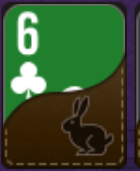
#> input picture python/tests/donnees/pmu_carte_retournee_6c.png, 140 x 171 px; its folder holds only this picture in this run
$ python -i digit_ocr.py   (imports and definitions only)
#> lines starting #> are read from the running program, lines starting #| are printed output that depends on the picture
"""Lecture des montants affichés sur une table — OCR à gabarits.

Même philosophie que le recogniseur de cartes (`card_recognizer`) : une banque
de gabarits, des seuils calés sur mesure, et un REFUS explicite plutôt qu'une
réponse fausse. Un pot mal lu fausse silencieusement tout le conseil qui suit ;
un refus demande simplement de recadrer.

Chaîne
------
1. **Encre** : distance couleur au fond (médiane du pourtour). Travailler sur
   l'écart au fond et non sur la luminosité rend la lecture indépendante de la
   polarité — texte clair sur feutre sombre comme texte sombre sur tapis clair.
2. **Segmentation** : composantes connexes, fusion de celles qui se superposent
   en x (les deux points du « : », le point du « i »), redécoupe des glyphes
   collés, regroupement en lignes puis en mots. Les écarts inter-glyphes sont
   corrigés de la chasse des voisins étroits avant d'être comparés au seuil
   d'espace : sinon un « 1 » laisse derrière lui un blanc d'espace.
3. **Reconnaissance** : corrélation croisée normalisée sur un canevas 10×14,
   plus trois mesures géométriques (largeur, hauteur, position du sommet par
   rapport à la ligne de base), toutes rapportées à la hauteur des chiffres de
   la ligne. Sans ces mesures, « 0 » et « o », « . » et « , » ne se séparent
   pas : le canevas normalisé efface justement la taille et la position.
4. **Assemblage** : le montant est le mot ENTIÈREMENT numérique de la ligne.

Gabarits
--------
Rendus avec PIL à partir des polices d'interface du système (Segoe UI, Arial,
Tahoma, Verdana, en romain et en gras) à douze corps de 9 à 40 px.

Pourquoi pas les glyphes extraits des ressources du client PMU : la planche
qui avait servi d'essai (19 glyphes rouges et en relief, avec les suffixes
K/M/B et les symboles $/€/£) est une police de compteur de jackpot, pas celle
des libellés de table, et elle ne fait pas partie du dépôt — aucun chiffre la
concernant n'est donc rejouable et aucun n'est publié ici. Faute d'une capture
réelle de table pour trancher, la banque est construite sur les polices
système ; `construire_gabarits` permet de la reconstruire sur la fonte exacte
du client, exactement comme `build_templates` pour les cartes.

Ce qui est mesuré
-----------------
Banc synthétique, rejouable par ``pytest tests/test_digit_ocr.py`` : 648 bandes
= 18 montants × 6 formats (« Pot: {} BB », « {} BB », « CALL {} BB »,
« RAISE {} BB », « {} EUR », nombre nu) × 6 corps de 14 à 28 px, tirés sur
6 fonds (feutre vert, bleu nuit, noir, tapis clair, bordeaux, gris sombre),
avec flou gaussien 0 à 0,7 px et bruit gaussien σ 0 à 6. Sauf mention, graine 1
pour les polices de la banque et graine 3 pour les autres.

· polices présentes dans la banque : **99,5 % de montants lus exactement,
  0,00 % de montants faux** ; sur six graines (1, 2, 5, 7, 11, 23), 99,4 à
  99,8 % lus et 0,00 % de faux à chaque fois ;
· `lire_texte` sur la même série (graine 7) : 91,0 % de chaînes rendues à
  l'identique — 590/648 ; les écarts portent sur le libellé, pas sur le
  nombre ;
· polices ABSENTES de la banque (Trebuchet, Calibri, Consolas, Franklin) :
  84,9 % lus, 0,00 % faux ; 84,3 à 85,5 % sur six graines. Le manque vient
  presque entièrement du corps 14, où le garde-fou de hauteur mord (17,6 % lus
  seulement) : sur les corps 16 à 28, ces mêmes polices donnent 99,2 %
  (756 bandes) ;
· coût : 4,0 ms par bande (médiane de trois passes sur les 648 bandes, banque
  déjà construite ; dépend de la machine). Banque de 4 824 gabarits construite
  en 0,61 s dans un processus neuf (0,61 / 0,65 / 0,61 s), 1,08 s si l'on
  compte l'import de numpy, scipy et PIL ; puis mémoïsée.

Le banc reste SYNTHÉTIQUE : pas de compression, pas d'ombre portée, pas de
dégradé de feutre. Il valide la chaîne de lecture, pas la tolérance au bruit
d'un vrai client — d'où le flou et le bruit ajoutés, et le fait que le taux
sur police inconnue soit publié à côté du taux calibré.

Limites assumées (NEMESIS)
--------------------------
· **Deux montants sur la même bande : la valeur rendue, quand il y en a une,
  n'est pas fiable.** Banc de 2 268 bandes portant deux montants voisins
  (18 paires × 3 formats × 6 corps × 7 graines) : avec les polices de la
  banque, 2 rendent une valeur (0,09 %) ; hors banque, 89 (3,92 %). Dans les
  2 268 + 2 268 bandes, aucune valeur INVENTÉE : la valeur rendue est toujours
  l'un des deux montants affichés, l'autre ayant été mal segmenté. C'est la
  correction du défaut le plus grave du module : la règle de recollage
  précédente soudait les deux nombres et fabriquait un montant qui n'était pas
  à l'écran (« 10 1 » → 101,0 à confiance 1,0 ; « 1 2 » → 12,0 sur 42 des
  42 couples police × corps ; « 9,50 4,50 » → 9504,5). Sur les 11 textes qui
  déclenchaient ce défaut × 6 polices × 7 corps, 148/462 rendaient une valeur,
  0/462 aujourd'hui. **Le champ `confiance` ne protège pas de ce reste** : les
  valeurs concernées sortent avec des confiances allant jusqu'à 0,94. À
  l'appelant de cadrer sur UN montant.
· **Hauteur de chiffre minimale : 10 px.** En dessous, la lecture est refusée
  sans être tentée. Mesuré sur 540 bandes de 9 à 13 px : sans ce garde-fou,
  2,96 % de montants FAUX (la virgule est avalée par le chiffre voisin —
  « 4,50 » lu 450, « 6,75 » lu 675) ; avec, 0,00 % de faux pour 91,5 % de
  refus. Le garde-fou ne coûte rien dans le domaine (99,5 % inchangé).
· **Ce module lit une bande de texte, il ne DÉTECTE pas le texte.** Sur
  400 images non textuelles (générateur `_images_non_textuelles` du fichier de
  test, graine 2026), 25 rendent quand même un nombre (6,2 %) : 13/100 pour
  les compositions de formes pleines (un disque ressemble à un « 0 »), 12/100
  pour les dégradés teintés, 0/100 pour le bruit pur et 0/100 pour les barres
  verticales. À l'appelant de viser une zone de texte.
· Le remède à une fonte inconnue est d'AJOUTER la police du client à la
  banque, pas de la remplacer : Calibri passe ainsi de 99,2 % à 100,0 %
  (corps 16-28, 756 bandes), alors qu'une banque réduite à Calibri seule
  retombe à 99,7 % et reste moins robuste que la banque complète.
· **Le « 0,00 % de faux » a une frontière nette : le flou.** Balayé sur
  324 bandes par point (flou 0 à 1,3 px × bruit σ 0 à 18) : jusqu'à 0,7 px de
  flou, 0,00 % de montants faux quel que soit le bruit, polices de la banque
  comme inconnues ; à 1,0 px, 0,62 % (banque) et 3,40 % (inconnues) ; à 1,3 px,
  4,63 % et 8,02 %. Le bruit seul, lui, ne fabrique aucun faux même à σ = 18.
  Une capture plus floue que ~0,7 px sur des chiffres de 16 à 26 px sort du
  domaine où le module tient sa promesse.
· Un séparateur suivi d'exactement trois chiffres est lu comme séparateur de
  milliers (« 1,500 » → 1500) ; un client qui afficherait trois décimales
  serait mal lu — aucun ne le fait pour des blindes.
"""

from __future__ import annotations

import re
from dataclasses import dataclass
from functools import lru_cache
from pathlib import Path

import numpy as np
import numpy.typing as npt
from scipy import ndimage

from pfs.vision.phash import _rgb_array

__all__ = [
    "Gabarits",
    "LectureMontant",
    "construire_gabarits",
    "charger_gabarits",
    "lire_ligne",
    "lire_montant",
    "lire_texte",
    "ALPHABET",
    "HAUTEUR_MIN",
]

# Alphabet complet, et pas seulement les chiffres : c'est ce qui permet à
# « BB », « EUR » ou « Pot: » de ne PAS être pris pour des chiffres. Sans les
# lettres, « B » deviendrait « 8 » et « 1,50 BB » se lirait 15088.
ALPHABET = ("0123456789"
            "ABCDEFGHIJKLMNOPQRSTUVWXYZ"
            "abcdefghijklmnopqrstuvwxyz"
            ".,:%$")
CHIFFRES = "0123456789.,"

# Polices d'interface livrées avec Windows, en romain et en gras : elles
# couvrent l'essentiel de ce qu'un client de poker affiche. Le nombre compte
# autant que la ressemblance — balayé sur le banc : 1 police → 83,0 % de
# lectures pour 5,25 % de montants FAUX, 2 → 85,8 % / 4,32 %, 4 → 95,1 % /
# 0,00 %, 6 → 99,5 % / 0,00 %. Une banque trop pauvre ne refuse pas : elle
# invente, parce que le second candidat est loin et la marge donc large.
POLICES = ("segoeui.ttf", "segoeuib.ttf", "arial.ttf", "arialbd.ttf",
           "tahoma.ttf", "verdanab.ttf")
# Douze corps. Le crénelage d'un glyphe de 8 px et celui du même glyphe à 40 px
# n'ont rien à voir ; un seul corps ne peut pas les couvrir. Balayé sur le banc
# (lectures justes / montants faux, polices de la banque) : 1 corps → 81,0 % /
# 0,93 % ; 3 corps → 98,0 % / 0,00 % ; 6 corps → 99,2 % ; 12 corps → 99,5 %.
CORPS = (9, 10, 11, 12, 13, 15, 17, 20, 24, 28, 34, 40)

_DOSSIERS_POLICES = (
    Path("C:/Windows/Fonts"),
    Path("/usr/share/fonts"),
    Path("/System/Library/Fonts"),
    Path("/Library/Fonts"),
)

# Canevas de comparaison. Balayé (banque / inconnues / coût) : 10×14 →
# 99,5 % / 84,9 % / 4,4 ms ; 12×18 → 99,5 % / 84,7 % / 4,1 ms ; 16×24 →
# 99,5 % / 83,5 % / 4,6 ms ; 20×28 → 99,5 % / 84,7 % / 5,9 ms. La finesse
# n'apporte rien : on garde le plus petit.
CANEVAS = (10, 14)

# Seuil d'encre, en fraction de l'écart maximal au fond. Balayé (polices de la
# banque / polices inconnues) : 0,35 → 99,8 % / 85,0 % ; 0,40 → 99,5 % /
# 84,9 % ; 0,45 → 99,7 % / 84,9 % ; 0,52 → 98,9 % / 84,4 % ; 0,60 → 93,8 % /
# 83,0 % avec 0,15 % de montants faux (les traits fins disparaissent et les
# glyphes se cassent). Le palier 0,35-0,45 tient en 2 bandes sur 648 : la
# valeur retenue en est le centre, elle n'est pas un optimum tranché.
SEUIL_ENCRE = 0.40

# Poids des mesures géométriques dans la distance. Les mettre à zéro, c'est-à-
# dire ne garder que la forme normalisée, ramène 0,15 % de montants FAUX sur
# les polices de la banque et 8,95 % sur les inconnues (« 0 » lu « o », « , »
# lu « . ») : la taille et la position sont de l'information, pas du bruit.
# Balayés (banque / inconnues) : (0 ; 0 ; 0) → 96,8 % / 59,6 % ;
# (0,3 ; 0,5 ; 0,5) → 99,2 % / 83,3 % ; (0,55 ; 0,9 ; 0,9) → 99,5 % / 84,9 % ;
# (0,8 ; 1,4 ; 1,4) → 99,4 % / 84,9 % ; (1,2 ; 2,0 ; 2,0) → 99,2 % / 83,5 %.
POIDS_LARGEUR, POIDS_HAUTEUR, POIDS_SOMMET = 0.55, 0.90, 0.90

# Au-delà de cette largeur (en hauteur de chiffre), une composante est
# suspectée d'être deux glyphes collés et on tente de la redécouper. Balayé
# (banque / inconnues) : ne jamais redécouper → 98,0 % / 79,5 %, soit 1,5 et
# 5,4 points perdus ; redécouper dès 0,80 → 97,8 % / 82,9 % et fait
# réapparaître 0,31 % de montants faux hors banque (les chiffres larges de
# Verdana Bold se cassent) ; 0,95 et 1,10 → 99,5 % / 84,9 % l'un comme l'autre.
LARGEUR_DECOUPE = 0.95

# Espaces. Distributions mesurées sur 7 597 écarts corrigés (1 262 bandes du
# banc où la segmentation rend exactement un glyphe par caractère, polices de
# la banque et polices inconnues) : vrais espaces p1 = 0,368 · p5 = 0,430 ·
# médiane = 0,545 hauteur de chiffre ; simples interlettres p95 = 0,246 ·
# p99 = 0,396 · médiane = 0,131. Les deux populations se chevauchent encore, et
# le réglage est asymétrique EXPRÈS : 0,18 % d'espaces manqués (3/1 672) pour
# 2,46 % de faux espaces (146/5 925). Un espace manqué entre deux montants
# fabrique un nombre qui n'est pas à l'écran ; un faux espace ne coûte qu'un
# refus, ou rien du tout quand la jonction porte un séparateur.
# Balayés (lus banque / bandes à deux montants rendant une valeur sur 324 /
# textes qui fabriquaient un montant sur 462) :
# ABS 0,26 → 97,4 % / 0 / 2 ; 0,30 → 98,6 % / 0 / 0 ; 0,32 → 99,5 % / 0 / 0 ;
#     0,34 → 99,4 % / 1 / 0 ; 0,38 → 98,5 % / 3 / 5 ;
# REL 0,05 et 0,09 → 99,5 % / 0 / 0 ; 0,11 → 99,5 % / 0 / 0 ;
#     0,14 → 99,5 % / 0 / 2 ; 0,20 → 99,7 % / 0 / 6.
ESPACE_ABS, ESPACE_REL = 0.32, 0.11
# Quand AUCUN écart de la ligne n'est sous le seuil absolu, l'interlettre local
# n'est pas estimable et le critère relatif n'a plus de sens : « 1 2 » n'offre
# qu'un seul écart, dont la médiane vaut... lui-même, donc jamais un espace.
# C'est ce trou qui faisait lire « 1 2 » 12,0 à confiance 1,0 (42/42 polices ×
# corps). Dans ce cas le seuil absolu décide seul, mais relevé. Balayé (mêmes
# colonnes) : 0,38 / 0,42 / 0,45 → 99,5 % / 0 / 0, indiscernables ; 0,50 →
# 99,5 % / 0 / 12 ; 0,60 → 53 ; 0,75 → 85, tous des « 10 1 » resoudés.
ESPACE_SEUL = 0.45
# Correction de chasse. L'écart est mesuré d'encre à encre : après un glyphe
# étroit (« 1 »), il est gonflé des approches que la fonte lui réserve, et un
# « 10 » se fend en « 1 » + « 0 ». On retranche donc une fraction du déficit de
# chasse de chaque voisin PLEINE HAUTEUR (les « , » et « : », courts et étroits,
# sont exclus : les compenser mangeait les vrais espaces de « Pot: 1,50 BB »).
# Largeur d'encre d'un chiffre autre que « 1 » : médiane 0,733 hauteur de
# chiffre (p5 0,648) sur la banque, 0,750 hors banque ; « 1 » : 0,500.
# Balayés (mêmes colonnes) : COMP 0,00 → 97,4 % / 0 / 2 ; 0,10 → 98,8 % / 0 / 1 ;
# 0,15 → 99,5 % / 0 / 0 ; 0,20 → 99,5 % / 1 / 0 ; 0,25 → 99,2 % / 3 / 3 ;
# 0,50 → 92,3 % / 27 / 42. PLEINE 0,60 → 97,5 % ; 0,66 → 98,8 % ; 0,73 →
# 99,5 % ; 0,80 → 99,4 % / 1 / 3 ; 0,90 → 98,9 % / 2 / 12. Trop corriger soude
# les nombres voisins, pas assez fend les « 10 ».
COMP_CHASSE, CHASSE_PLEINE = 0.15, 0.73

# Un glyphe est « numérique » si le meilleur gabarit chiffre n'est pas plus
# mauvais que le meilleur gabarit toutes classes confondues. Mesuré : pour un
# vrai chiffre cet écart vaut exactement 0 ; pour une lettre il vaut 0,37 en
# médiane, et seulement 0,11 au 5e centile. Une tolérance large fait donc
# passer les lettres pour des chiffres et rend toute la ligne ambiguë —
# balayé (banque / inconnues) : 0,00 → 99,5 % / 83,5 % ; 0,02 → 99,5 % /
# 84,9 % ; 0,10 → 98,1 % / 80,7 % ; 0,30 → 48,3 % / 34,7 %, avec le retour de
# montants faux hors banque (0,62 %).
TOL_NUMERIQUE = 0.02

# Marge minimale avec le deuxième chiffre candidat, et distance absolue
# maximale. Balayés conjointement contre les 400 images non textuelles du
# fichier de test (banque / inconnues / images non textuelles acceptées) :
# (0,00 ; 1,00) → 99,5 % / 84,9 % / 37 ; (0,02 ; 0,80) → 99,5 % / 84,9 % / 25 ;
# (0,05 ; 0,70) → 98,1 % / 84,4 % / 20 ; (0,10 ; 0,65) → 96,9 % / 80,4 % / 17 ;
# (0,20 ; 0,60) → 79,3 % / 51,4 % / 15 ; (0,30 ; 0,55) → 39,0 % / 16,4 % / 4.
# Le couple retenu est au coude : serrer davantage coûte bien plus de lectures
# que ça n'écarte de formes qui ne sont pas du texte.
MARGE_MIN = 0.02
DISTANCE_MAX = 0.80

# Hauteur de chiffre en dessous de laquelle on refuse de lire (cf. docstring).
HAUTEUR_MIN = 10.0


@dataclass(frozen=True, slots=True)
class Gabarits:
    """Banque de gabarits de caractères prête à comparer.

    Attributes
    ----------
    caracteres : ndarray of str
        Le caractère de chaque gabarit.
    vecteurs : ndarray, shape (n, l*h)
        Imagette normalisée (moyenne nulle, norme 1) — la corrélation croisée
        se réduit alors à un produit scalaire.
    geometrie : ndarray, shape (n, 3)
        Largeur, hauteur et position du sommet, rapportées à la hauteur des
        chiffres de la police.
    classes : ndarray of int
        Indice de classe (un même caractère rendu par plusieurs polices partage
        sa classe) — sert à calculer la marge avec un caractère DIFFÉRENT.
    numerique : ndarray of bool
        Gabarits dont le caractère est un chiffre ou un séparateur.
    """

    caracteres: npt.NDArray[np.str_]
    vecteurs: npt.NDArray[np.float64]
    geometrie: npt.NDArray[np.float64]
    classes: npt.NDArray[np.int64]
    numerique: npt.NDArray[np.bool_]

    def __len__(self) -> int:
        return int(self.caracteres.size)


@dataclass(frozen=True, slots=True)
class LectureMontant:
    """Ce qu'une bande de texte a donné.

    Attributes
    ----------
    valeur : float or None
        Le montant, ou ``None`` si la lecture est refusée.
    texte : str
        Le texte reconnu, lignes séparées par des retours à la ligne.
    hauteur : float
        Hauteur des chiffres en pixels (0 si rien n'a été segmenté).
    confiance : float
        Dans [0, 1], tirée de la marge du glyphe le moins sûr du nombre.
    refus : str or None
        Motif du refus, en clair, pour le diagnostic.
    """

    valeur: float | None
    texte: str
    hauteur: float
    confiance: float
    refus: str | None

    @property
    def acceptee(self) -> bool:
        return self.valeur is not None


# ------------------------------------------------------------------ gabarits
def _chemin_police(nom: str) -> Path | None:
    """Retrouve un fichier de police par son nom de fichier."""
    p = Path(nom)
    if p.is_file():
        return p
    for d in _DOSSIERS_POLICES:
        if not d.is_dir():
            continue
        direct = d / nom
        if direct.is_file():
            return direct
        for f in d.rglob(nom):
            return f
    return None


# [41 lines left out: functions _rendre_glyphe, _vecteur, not called in this run]


def construire_gabarits(polices: tuple[str, ...] = POLICES,
                        corps: tuple[int, ...] = CORPS) -> Gabarits:
    """Rend l'alphabet avec chaque police à chaque corps demandé.

    Parameters
    ----------
    polices : tuple of str
        Noms de fichiers (« arial.ttf ») ou chemins complets. Les polices
        introuvables sont ignorées ; il en faut au moins une.
    corps : tuple of int
        Corps de rendu en pixels.

    Returns
    -------
    Gabarits
        Banque prête à comparer.

    Raises
    ------
    FileNotFoundError
        Si aucune des polices demandées n'est installée.
    """
    from PIL import ImageFont

    chemins = [c for c in (_chemin_police(n) for n in polices) if c is not None]
    if not chemins:
        raise FileNotFoundError(
            "aucune police système trouvée parmi "
            f"{', '.join(polices)} — passer un chemin explicite à "
            "construire_gabarits(polices=...)")

    cars: list[str] = []
    vecs: list[npt.NDArray[np.float64]] = []
    geos: list[tuple[float, float, float]] = []
    for chemin in chemins:
        for taille in corps:
            police = ImageFont.truetype(str(chemin), taille)
            rendus = {c: _rendre_glyphe(police, c) for c in ALPHABET}
            chiffres = [r for c, r in rendus.items() if c.isdigit() and r]
            if not chiffres:
                continue
            # Référence de la police : hauteur et ligne de base des CHIFFRES.
            # C'est la seule grandeur stable d'une ligne à l'autre — une ligne
            # sans majuscule ni jambage garde ses chiffres.
            ref = float(np.median([r[2] for r in chiffres]))
            base = float(np.median([r[4] for r in chiffres]))
            for c, r in rendus.items():
                if r is None:
                    continue
                imagette, larg, haut, sommet, _ = r
                cars.append(c)
                vecs.append(_vecteur(imagette))
                geos.append((larg / ref, haut / ref, (base - sommet) / ref))

    caracteres = np.array(cars)
    _, classes = np.unique(caracteres, return_inverse=True)
    return Gabarits(
        caracteres=caracteres,
        vecteurs=np.array(vecs, dtype=np.float64),
        geometrie=np.array(geos, dtype=np.float64),
        classes=classes.astype(np.int64),
        numerique=np.isin(caracteres, list(CHIFFRES)),
    )


@lru_cache(maxsize=1)
def charger_gabarits() -> Gabarits:
    """Banque par défaut, construite une fois par processus (0,61 s mesuré)."""
    return construire_gabarits()


# -------------------------------------------------------------- segmentation
# [159 lines left out: functions _encre, _composantes, _fusionner_colonnes, _grouper_lignes, _reference, _redecouper and 1 more, not called in this run]


# ------------------------------------------------------------ reconnaissance
@dataclass(frozen=True, slots=True)
class _Glyphe:
    """Un caractère segmenté et ses deux lectures : libre et forcée numérique."""

    caractere: str
    distance: float
    espace: bool
    car_num: str
    distance_num: float
    marge_num: float


# [150 lines left out: functions _lire_glyphe, _analyser, _rendu, _mots_numeriques, _valeur, not called in this run]


def lire_ligne(image, gabarits: Gabarits | None = None) -> LectureMontant:
    """Lit une bande de texte : le texte, le montant, et le motif de refus.

    Parameters
    ----------
    image : str, PIL.Image or numpy.ndarray
        Bande de texte découpée dans une capture (le libellé et l'unité
        peuvent y figurer : « Pot: 1,50 BB »).
    gabarits : Gabarits, optional
        Banque à utiliser (défaut : celle construite sur les polices système).

    Returns
    -------
    LectureMontant
        ``valeur`` vaut ``None`` dès qu'un doute subsiste ; ``refus`` dit
        lequel.
    """
    g = gabarits if gabarits is not None else charger_gabarits()
    lignes = _analyser(image, g)
    if not lignes:
        return LectureMontant(None, "", 0.0, 0.0, "aucun texte")

    texte = _rendu(lignes)
    hauteur = max(h for h, _ in lignes)
    if hauteur < HAUTEUR_MIN:
        return LectureMontant(None, texte, hauteur, 0.0,
                              f"chiffres de {hauteur:.0f} px "
                              f"(minimum {HAUTEUR_MIN:.0f})")

    mots, douteux = _mots_numeriques(lignes)
    if not mots:
        return LectureMontant(None, texte, hauteur, 0.0, "aucun nombre")
    if len(mots) > 1:
        return LectureMontant(None, texte, hauteur, 0.0,
                              f"{len(mots)} nombres — lequel ?")
    if douteux:
        return LectureMontant(None, texte, hauteur, 0.0, "découpage douteux")

    mot = mots[0]
    marge = min(g.marge_num for g in mot)
    # Échelle de confiance : la marge médiane d'une lecture juste vaut 0,28 sur
    # le banc, donc 0,30 place une lecture ordinaire à 1,0 et ne laisse une
    # confiance basse qu'aux chiffres réellement serrés.
    confiance = round(max(0.0, min(1.0, marge / 0.30)), 3)
    if marge < MARGE_MIN:
        return LectureMontant(None, texte, hauteur, confiance, "chiffre ambigu")
    if max(g.distance_num for g in mot) > DISTANCE_MAX:
        return LectureMontant(None, texte, hauteur, confiance,
                              "glyphe trop éloigné des gabarits")

    valeur = _valeur("".join(g.car_num for g in mot))
    if valeur is None:
        return LectureMontant(None, texte, hauteur, confiance,
                              "nombre non interprétable")
    return LectureMontant(valeur, texte, hauteur, confiance, None)


# [30 lines left out: functions lire_montant, lire_texte, not called in this run]

>>> import cv2
>>> picture = cv2.imread('../../tests/donnees/pmu_carte_retournee_6c.png', cv2.IMREAD_GRAYSCALE)
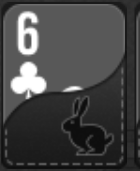
#> picture: shape (171, 140); min 13, max 255, mean 70.2
>>> result = lire_ligne(picture)
#> (the run stopped early here; a loop or call above may not have finished)
